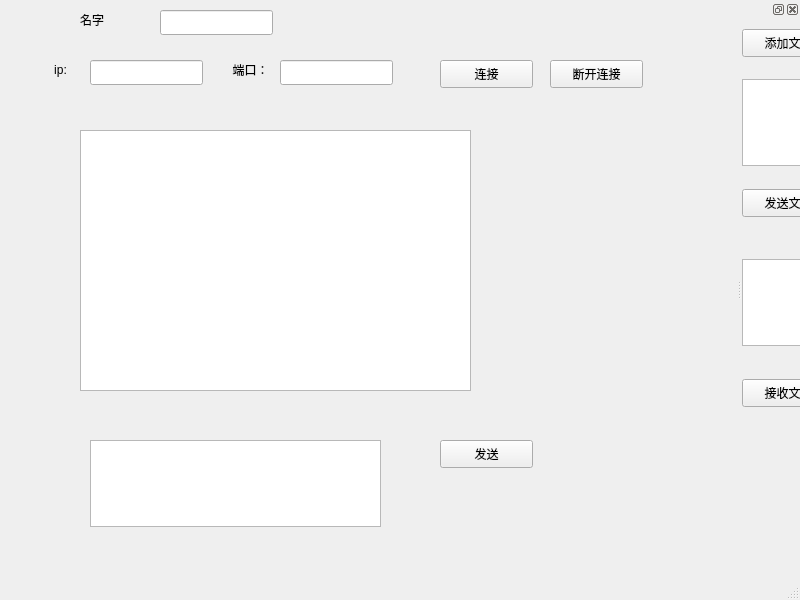
<?xml version="1.0" encoding="UTF-8"?>
<ui version="4.0">
 <class>MainWindow</class>
 <widget class="QMainWindow" name="MainWindow">
  <property name="geometry">
   <rect>
    <x>0</x>
    <y>0</y>
    <width>800</width>
    <height>600</height>
   </rect>
  </property>
  <property name="windowTitle">
   <string>MainWindow</string>
  </property>
  <widget class="QWidget" name="centralwidget">
   <widget class="QPushButton" name="sendBtn">
    <property name="geometry">
     <rect>
      <x>440</x>
      <y>440</y>
      <width>93</width>
      <height>28</height>
     </rect>
    </property>
    <property name="text">
     <string>发送</string>
    </property>
   </widget>
   <widget class="QTextEdit" name="showText">
    <property name="geometry">
     <rect>
      <x>80</x>
      <y>130</y>
      <width>391</width>
      <height>261</height>
     </rect>
    </property>
   </widget>
   <widget class="QTextEdit" name="inText">
    <property name="geometry">
     <rect>
      <x>90</x>
      <y>440</y>
      <width>291</width>
      <height>87</height>
     </rect>
    </property>
   </widget>
   <widget class="QLineEdit" name="ipText">
    <property name="geometry">
     <rect>
      <x>90</x>
      <y>60</y>
      <width>113</width>
      <height>25</height>
     </rect>
    </property>
   </widget>
   <widget class="QLabel" name="nameLb">
    <property name="geometry">
     <rect>
      <x>80</x>
      <y>10</y>
      <width>69</width>
      <height>19</height>
     </rect>
    </property>
    <property name="text">
     <string>名字</string>
    </property>
   </widget>
   <widget class="QLineEdit" name="portText">
    <property name="geometry">
     <rect>
      <x>280</x>
      <y>60</y>
      <width>113</width>
      <height>25</height>
     </rect>
    </property>
   </widget>
   <widget class="QLabel" name="ipLb">
    <property name="geometry">
     <rect>
      <x>40</x>
      <y>60</y>
      <width>41</width>
      <height>19</height>
     </rect>
    </property>
    <property name="text">
     <string>ip:</string>
    </property>
    <property name="alignment">
     <set>Qt::AlignCenter</set>
    </property>
   </widget>
   <widget class="QLabel" name="portLb">
    <property name="geometry">
     <rect>
      <x>230</x>
      <y>60</y>
      <width>41</width>
      <height>19</height>
     </rect>
    </property>
    <property name="text">
     <string>端口：</string>
    </property>
    <property name="alignment">
     <set>Qt::AlignCenter</set>
    </property>
   </widget>
   <widget class="QPushButton" name="cntBt">
    <property name="geometry">
     <rect>
      <x>440</x>
      <y>60</y>
      <width>93</width>
      <height>28</height>
     </rect>
    </property>
    <property name="text">
     <string>连接</string>
    </property>
   </widget>
   <widget class="QLineEdit" name="nameText">
    <property name="geometry">
     <rect>
      <x>160</x>
      <y>10</y>
      <width>113</width>
      <height>25</height>
     </rect>
    </property>
   </widget>
   <widget class="QPushButton" name="fcntBtn">
    <property name="geometry">
     <rect>
      <x>550</x>
      <y>60</y>
      <width>93</width>
      <height>28</height>
     </rect>
    </property>
    <property name="text">
     <string>断开连接</string>
    </property>
   </widget>
  </widget>
  <widget class="QMenuBar" name="menubar">
   <property name="geometry">
    <rect>
     <x>0</x>
     <y>0</y>
     <width>800</width>
     <height>25</height>
    </rect>
   </property>
  </widget>
  <widget class="QStatusBar" name="statusbar"/>
  <widget class="QDockWidget" name="dockWidget_3">
   <attribute name="dockWidgetArea">
    <number>2</number>
   </attribute>
   <widget class="QWidget" name="dockWidgetContents_3">
    <widget class="QPushButton" name="infileBtn">
     <property name="geometry">
      <rect>
       <x>0</x>
       <y>10</y>
       <width>93</width>
       <height>28</height>
      </rect>
     </property>
     <property name="text">
      <string>添加文件</string>
     </property>
    </widget>
    <widget class="QPushButton" name="recvfileBtn">
     <property name="geometry">
      <rect>
       <x>0</x>
       <y>360</y>
       <width>93</width>
       <height>28</height>
      </rect>
     </property>
     <property name="text">
      <string>接收文件</string>
     </property>
    </widget>
    <widget class="QTextEdit" name="fileText">
     <property name="geometry">
      <rect>
       <x>0</x>
       <y>60</y>
       <width>104</width>
       <height>87</height>
      </rect>
     </property>
    </widget>
    <widget class="QPushButton" name="sendfileBtn">
     <property name="geometry">
      <rect>
       <x>0</x>
       <y>170</y>
       <width>93</width>
       <height>28</height>
      </rect>
     </property>
     <property name="text">
      <string>发送文件</string>
     </property>
    </widget>
    <widget class="QTextEdit" name="filedownText">
     <property name="geometry">
      <rect>
       <x>0</x>
       <y>240</y>
       <width>104</width>
       <height>87</height>
      </rect>
     </property>
    </widget>
   </widget>
  </widget>
 </widget>
 <resources/>
 <connections/>
</ui>
